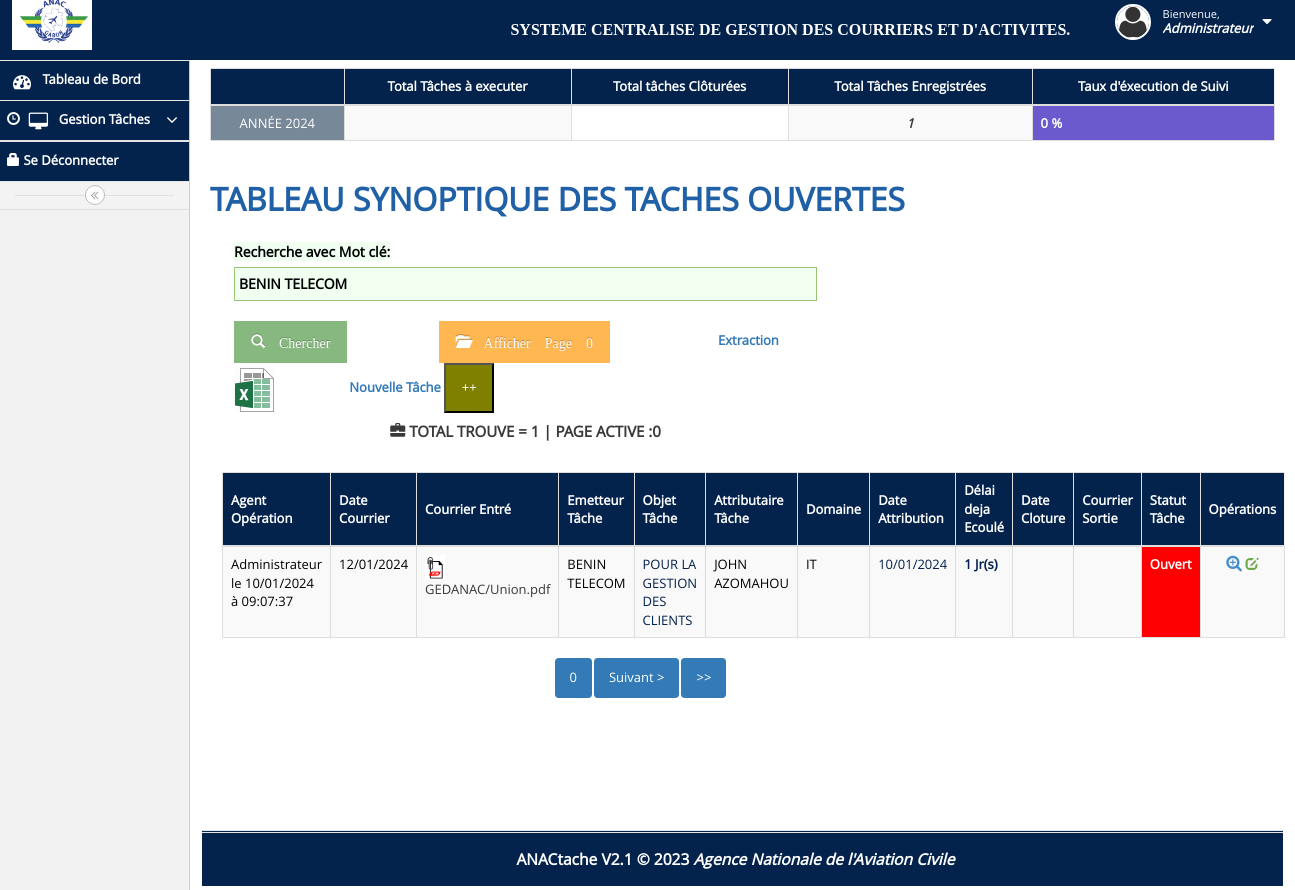
The app's page /ANAC/consulter_tache_ouvert_admin.php?motcle=BENIN TELECOM (signed in) with its own data.
### tables this page shows
CREATE TABLE `suivi_tache` (
  `idtache` int(4) UNSIGNED ZEROFILL NOT NULL,
  `idemetteur` int(11) NOT NULL COMMENT 'expediteur/exploitant envye dossier',
  `idattributeur` int(11) NOT NULL COMMENT 'RMO ANAC',
  `numeroodre` int(11) NOT NULL,
  `numat` int(4) UNSIGNED ZEROFILL NOT NULL,
  `objettache` varchar(255) NOT NULL,
  `idstatuttache` int(11) NOT NULL,
  `dateattribution` date NOT NULL,
  `dateprovisiore` date NOT NULL,
  `datereponsereltache` date NOT NULL,
  `observation_attribution` varchar(255) NOT NULL,
  `observation_retour` varchar(255) NOT NULL,
  `typetache` varchar(255) NOT NULL,
  `dateheuresaisi` varchar(255) NOT NULL,
  `datecloture` date NOT NULL COMMENT 'date cloture tache',
  `numcourier_ref_anac` int(11) NOT NULL COMMENT 'AJOUT PO',
  `dateenrgecouranac` date NOT NULL,
  `idorga` int(4) NOT NULL COMMENT 'NOM DE L''ORGANISME A AGREER',
  `formutilise` int(4) UNSIGNED ZEROFILL NOT NULL COMMENT 'POUR INSERER idformutilise D LA TABLE FORMULAIR',
  `idpersoaero` int(3) UNSIGNED ZEROFILL NOT NULL,
  `idaeronef` int(3) UNSIGNED ZEROFILL NOT NULL,
  `iddomaine` int(3) UNSIGNED ZEROFILL NOT NULL,
  `datereprisecomplema` date NOT NULL COMMENT 'Date reprise dossier pour complement',
  `suividoc` varchar(50) NOT NULL COMMENT 'suivi du doc  Manque/Signature/Réception/Courrier départ',
  `enregistredans` varchar(20) NOT NULL,
  `datereunion` date NOT NULL COMMENT 'DATE reunion, investigation ou Inspection: date reunion',
  `separer_tache_dj_anac` varchar(89) NOT NULL COMMENT 'pour dire TACHE DG OU ANACA GENERAL',
  `documadelivre` int(4) UNSIGNED ZEROFILL NOT NULL COMMENT 'POUR INSERER iddocdelivre DE LA TABLE DOCUMEMDELIVR',
  `fichier` varchar(200) NOT NULL COMMENT 'pour inserer le fichier delivr',
  `taille` varchar(200) NOT NULL,
  `file_url` varchar(225) NOT NULL COMMENT 'pour inserer le fichier delivr',
  `file_url_courier_entrant` varchar(255) NOT NULL COMMENT 'pour inserer le courrier',
  `fichier_courrier_entrant` varchar(255) NOT NULL COMMENT 'pour inserer courrier '
);

CREATE TABLE `user_anacstat` (
  `numat` int(4) UNSIGNED ZEROFILL NOT NULL,
  `pwd` varchar(255) NOT NULL,
  `profil` varchar(20) NOT NULL,
  `pconnexion` varchar(3) NOT NULL COMMENT 'pour activer desactiver compte',
  `nomag` varchar(150) NOT NULL,
  `prenag` varchar(100) NOT NULL,
  `trigram_user` varchar(3) NOT NULL COMMENT 'pour mettre les trigram de celui qui a etablie lotorisation',
  `idattributache` int(4) NOT NULL COMMENT 'POUR INSERER ID ATTRIBUTAIRE TACHE'
);

CREATE TABLE `emetteur_tache` (
  `idemetteur` int(4) NOT NULL,
  `numat` int(4) NOT NULL,
  `dateheuresaisi` varchar(100) NOT NULL,
  `nomemetteur` varchar(255) DEFAULT NULL
);

CREATE TABLE `attributeur_tache` (
  `idattributeur` int(4) NOT NULL,
  `numat` int(4) NOT NULL,
  `dateheuresaisi` varchar(100) NOT NULL,
  `nomattributeur` varchar(255) DEFAULT NULL,
  `personnelanac` varchar(3) NOT NULL,
  `emailanac` varchar(255) NOT NULL COMMENT 'POUR ENVYER EMAIL OTOMATIK ATTRIBUTR CHOSI'
);

CREATE TABLE `domaine` (
  `iddomaine` int(11) NOT NULL,
  `nomdomaine` varchar(255) NOT NULL,
  `libel_domaine` varchar(255) NOT NULL
);

### ANAC/consulter_tache_ouvert_admin.php (the view, shortened to what the rows shown need)
<?php
          include('entete.php');
?>
      <div class="main-content">
        <div class="main-content-inner">
          <div class="page-content">
            <?PHP   include_once('tableau_recapt_tache_par_anne.php');?>
              <h1 style="color:#2060a6;font-weight:bold">
              TABLEAU SYNOPTIQUE DES TACHES OUVERTES
              </h1>
              <div class="col-xs-12">
                  <?php
   require("../param_connexion_bdd/connexiondb.php");
    $size=20;
    if(isset($_GET['page'])){
      $page=$_GET['page'];
    }
    else{
      $page=0;
    }
   $offset=$size*$page;
if(isset($_GET['motcle'])){
  $mc=$_GET['motcle'];
}
 $ps=$pdo->prepare($req);
  $ps->execute();
?>
                <div class="row">
                  <div class="col-xs-12">
                        <table class="table table-striped table-bordered ">
          <thead>
            <tr>
                            <th style="background-color:#03224c;color:white">Agent Opération </th>
                            <th style="background-color:#03224c;color:white">Date Courrier</th>
                            <th style="background-color:#03224c;color:white">Courrier Entré</th>
                            <th style="background-color:#03224c;color:white">Emetteur Tâche</th>
                            <th style="background-color:#03224c;color:white">Objet Tâche</th>
                            <th style="background-color:#03224c;color:white">Attributaire Tâche</th>
                            <th style="background-color:#03224c;color:white">Domaine</th>
                            <th style="background-color:#03224c;color:white">Date Attribution</th>
                            <th style="background-color:#03224c;color:white">Délai deja Ecoulé</th>
                            <th style="background-color:#03224c;color:white">Date Cloture</th>
                            <th style="background-color:#03224c;color:white">Courrier Sortie</th>
                            <th style="background-color:#03224c;color:white">Statut Tâche</th>
                            <th style="background-color:#03224c;color:white">Opérations</th>
                        </tr>
                        </thead>
                        <tbody>
                                                <?php while($res=$ps->fetch()){
                                                       $idstatuttache=$res['idstatuttache'];
                                                       $dateenrgecouranac=$res['dateenrgecouranac'];
                                                       $nbrejourecoule=$res['nbrejourecoule'];
                                                       $file_url_courier_entrant=$res['file_url_courier_entrant'];
                                                ?>
                        <tr>
                            <td style="color:black"> <?php echo  $res['prenag'];?> <?php echo  $res['nomag'];?><br/> le <?php echo  $res['dateheuresaisi'];?> </td>
                            <td style="color:black">
                                <?php
                                  if ($dateenrgecouranac=='00/00/0000'){
                                    echo '';}
                                else {
                                  echo '<a style="color:black">'.$dateenrgecouranac.'  </a>';}?>
                            </td>
                            <td><?php
                                      if ($file_url_courier_entrant =='GEDANAC/'){}
                                               elseif($file_url_courier_entrant==''){}
                              else {
                        echo ' <a onclick="return confirm("Etes vous sûr de vouloir consulter ce Document Integré ?");" target=_blank href="'.$res["file_url_courier_entrant"].'"> <img style="width:20px;height:25px; alt="Charisma Logo"  title="Voir le Courrier '.$res["file_url_courier_entrant"].'" src="../assets/img/logopdfautre.png">  </a> '.$res["file_url_courier_entrant"].' '
                                                         ;}?>
                            </td>
                            <td style="color:black"> <?php echo  $res['nomemetteur'];?> </td>
                            <td style="color:#03224c"> <?php echo  $res['objettache'];?> </td>
                            <td style="color:black"> <?php echo  $res['nomattributeur'];?> </td>
                          <td style="color:black"> <?php echo  $res['nomdomaine'];?> </td>
                          <td style="color:#03224c"> <?php echo  $res['dateattribution'];?> </td>
                          <td style="color:black">
                                <?php
                                                      if ($nbrejourecoule=='0'){
                          echo ''; }
                                    else {
                                        echo '<a style="color:#03224c;font-weight:bold"> '.$nbrejourecoule.' Jr(s) </a>';}?>
                             </td>
                             <td style="color:black">
                             </td>
                               <td style="color:black">
                             </td>
                        <?php
                                      if ($idstatuttache== '7')
                                            {
                            echo '<td id="DivClignotanteB" style=visibility:visible;background-color:yellow;color:#03224c"><a style="color:#03224c;font-weight:bold" >En attente document complementaire</a></td></div>';
                                                       }
                                      elseif ($idstatuttache=='8')
                                            {
            echo '<td style="background-color:red;color:white"><a style="color:red;font-weight:bold;color:white" >Ouvert</a></td>';
                                                       }
                                      elseif ($idstatuttache=='9')
                                            {
                     echo '<td style="background-color:orange;color:black"><a style="color:red;font-weight:bold;color:black" >Accusé reception de la tâche</a></td>';
                                                       }
                                      elseif ($idstatuttache=='10')
                                            {
                     echo '<td style="background-color:olive;color:white"><a style="color:red;font-weight:bold;color:white" >Tâche Effectuée,non clôturée</a></td>';
                                                       }
                                      elseif ($idstatuttache=='1')
                                            {
                     echo '<td style="background-color:olive;color:white"><a style="color:red;font-weight:bold;color:white" >Envoyee pour Information</a></td>';
                                                       }
                                      elseif ($idstatuttache=='2')
                                            {
                     echo '<td style="background-color:olive;color:white"><a style="color:red;font-weight:bold;color:white" >
                         En Attente de Traitement</a></td>';
                                                       }
                                      elseif ($idstatuttache=='3')
                                            {
                     echo '<td style="background-color:olive;color:white"><a style="color:red;font-weight:bold;color:white" >Pour Avis</a></td>';
                                                       }
                                      elseif ($idstatuttache=='4')
                                            {
                     echo '<td style="background-color:olive;color:white"><a style="color:red;font-weight:bold;color:white" >TEn Attente de Validation</a></td>';
                                                       }
                                                             else {
              echo '<td style="background-color:green;color:white"><a style="color:white;font-weight:bold">Clos</a></td>'
                                           ;}?>
                <td class="center">
                                  <a class="blue" title="Voir detail de la Tâche" onclick="return confirm('Etes vous sur de vouloir consulter  cette ligne?')"
                                                          href="voir_detaille_tache_cloture.php?idtache=<?php echo $res['idtache'] ?>">
                                                              <span class="ace-icon fa fa-search-plus bigger-130"></span>
                                                      </a>
                              <a class="green" title="Suivi de la Tâche" onclick="return confirm('Etes vous sur de vouloir suivre cette tâche ?')"
                                                          href="execution_tache.php?idtache=<?php echo $res['idtache'] ?>">
                                                              <span class="glyphicon glyphicon-edit icon-white"></span>
                                                      </a>
                  </td>
        <?php }?>
                        </tr>
                        </tbody>
                    </table>
      </div>
                  </div>
                </div>
            </div>
          </div>
      </div>
  </body>
</html>

### records on screen
suivi_tache: user_anacstat.nomag "Administrateur", dateheuresaisi "10/01/2024 à 09:07:37", dateenrgecouranac "12/01/2024", file_url_courier_entrant "GEDANAC/Union.pdf", idemetteur.nomemetteur "BENIN TELECOM", objettache "POUR LA GESTION DES CLIENTS", idattributeur.nomattributeur "JOHN AZOMAHOU", iddomaine.nomdomaine "IT", dateattribution "10/01/2024", nbrejourecoule "1", shows "Ouvert"

### other values on screen
$_SESSION['user']['nomag'] "Administrateur"
$res['anneexcution'] "ANNÉE 2024"
$res['nbredetache'] "1"
$NBRE "1"
$page "0"
